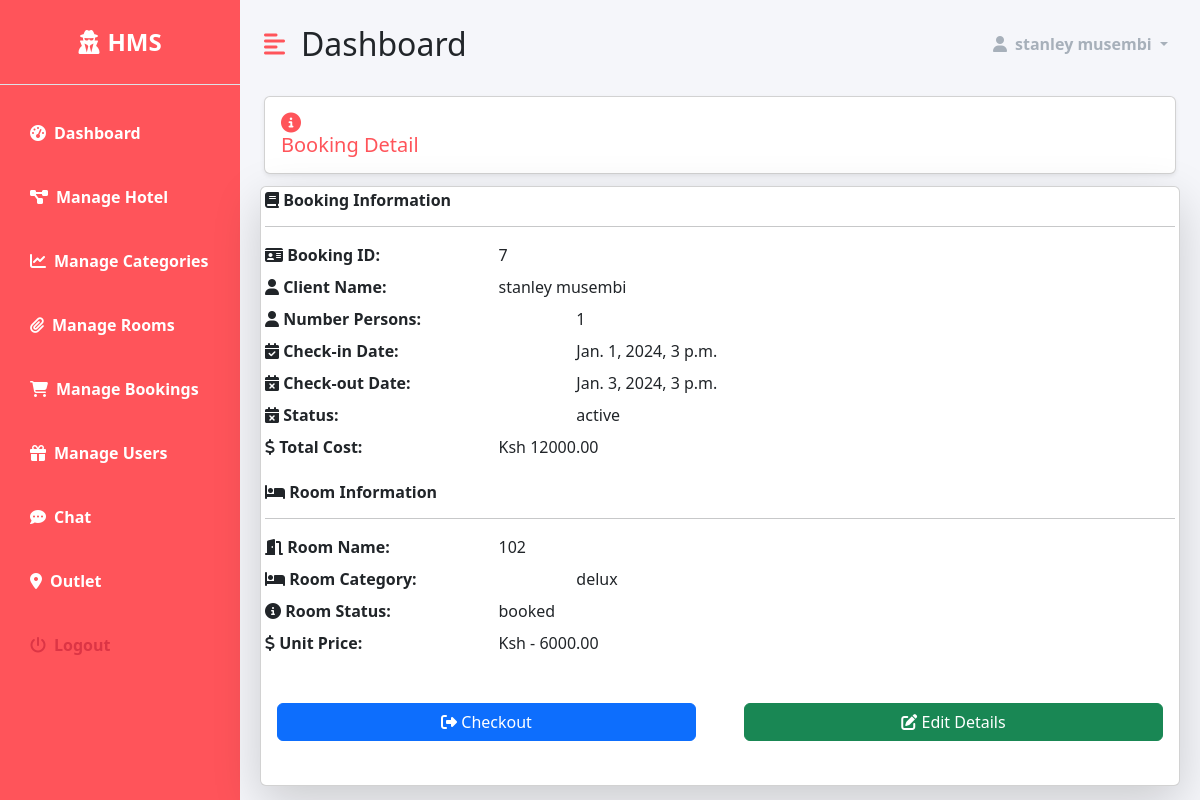
/dashboard/booking/7 (signed in), run on an earlier commit of the app's database.
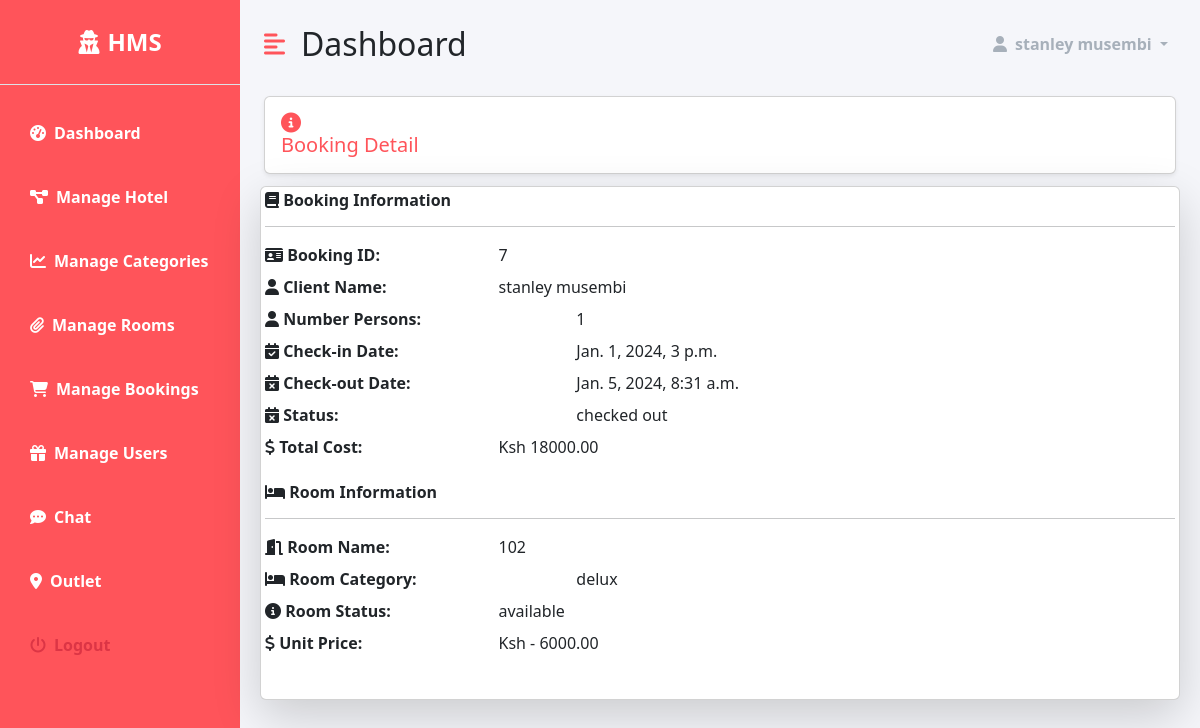
And on a later commit of the database.
### hotel/models.py (models this page shows, shortened)
class Booking(models.Model):
    room = models.ForeignKey('Room' , on_delete=models.CASCADE)
    user = models.ForeignKey('accounts.CustomUser' , on_delete=models.CASCADE)
    persons = models.IntegerField()
    check_in = models.DateTimeField()
    check_out = models.DateTimeField()
    STATUS_CHOICES = (
        ('active' , 'active') ,
        ('cancelled' , 'cancelled') ,
        ('checked out' , 'checked out')
    )
    status = models.CharField(max_length=255 , choices=STATUS_CHOICES , default='active')
    added_on = models.DateTimeField(auto_now_add=True)
    updated_on = models.DateTimeField(auto_now=True)
    @property
    def total_cost(self):
        num_of_days = (self.check_out - self.check_in).days
        return self.room.category.cost * num_of_days * self.persons

class Room(models.Model):
    name  = models.CharField(max_length=255 , unique=True)
    category = models.ForeignKey('RoomCategory' , on_delete=models.CASCADE)
    STATUS_CHOICES = (
        ('available' , 'available' ) ,
        ('booked' , 'booked'),
        ('not available' , 'not available')
    )
    status = models.CharField(max_length=255 , choices=STATUS_CHOICES)
    added_on = models.DateTimeField(auto_now_add=True)
    updated_on = models.DateTimeField(auto_now=True)

class RoomCategory(models.Model):
    name = models.CharField(max_length=255)
    description = models.TextField()
    capacity = models.IntegerField()
    beds = models.IntegerField()
    rooms = models.IntegerField()
    cost = models.DecimalField(max_digits=10, decimal_places=2)
    added_on = models.DateTimeField(auto_now_add=True)
    image = models.ImageField(upload_to="room_category_images")

### accounts/models.py (models this page shows, shortened)
class CustomUser(AbstractUser):
    email = models.EmailField(unique=True)
    gender = models.CharField(max_length=1,  blank=True, null=True)
    address = models.CharField(max_length=255, blank=True, null=True)
    image = models.ImageField(upload_to="user_images", blank=True, null=True)
    username = None
    objects = CustomUserManager()
    USERNAME_FIELD = 'email'
    REQUIRED_FIELDS = []

### dashboard/views.py (the view)
# urls.py: path('booking/<int:booking_id>' , views.booking_detail , name='booking-detail'),
@login_required(login_url='accounts:login')
@staff_member_required(login_url='accounts:login')
def booking_detail(request, booking_id):
    booking = get_object_or_404(Booking, pk=booking_id)
    context = {
        'booking': booking,
    }
    return render(request, 'dashboard/hotel/booking_detail.html', context)

### templates/dashboard/hotel/booking_detail.html (shortened to what this page needs)
{% extends 'dashboard/base.html' %}
{% load static %}
{% block content %}
    <div class="row">
        <div class="col-md-12">
            <h5 class="m-2 primary-text card shadow-sm p-3">
                <i class="fas fa-info-circle"></i> Booking Detail
            </h5>
        </div>
    </div>
    <div class="card shadow-lg m-1">
        <div class="col-md-12 p-1">
            <div class="mb-3">
                <h6 class="fw-bold">
                    <i class="fas fa-book"></i> Booking Information
                </h6>
                <hr>
                <dl class="row">
                    <dt class="col-sm-3"><i class="fas fa-id-card"></i> Booking ID:</dt>
                    <dd class="col-sm-9">{{ booking.id }}</dd>
                    <dt class="col-sm-3"><i class="fas fa-user"></i> Client Name:</dt>
                    <dd class="col-sm-9">{{ booking.user.get_full_name }}</dd>
                    <dt class="col-sm-4"><i class="fas fa-user"></i> Number Persons:</dt>
                    <dd class="col-sm-8">{{ booking.persons }}</dd>
                    <dt class="col-sm-4"><i class="fas fa-calendar-check"></i> Check-in Date:</dt>
                    <dd class="col-sm-8">{{ booking.check_in }}</dd>
                    <dt class="col-sm-4"><i class="fas fa-calendar-times"></i> Check-out Date:</dt>
                    <dd class="col-sm-8">{{ booking.check_out }}</dd>
                    <dt class="col-sm-4"><i class="fas fa-calendar-times"></i> Status:</dt>
                    <dd class="col-sm-8">{{ booking.status }}</dd>
                    <dt class="col-sm-3"><i class="fas fa-dollar-sign"></i> Total Cost:</dt>
                    <dd class="col-sm-9">Ksh {{ booking.total_cost }}</dd>
                </dl>
            </div>
            <div class="mb-3">
                <h6 class="fw-bold">
                    <i class="fas fa-bed"></i> Room Information
                </h6>
                <hr>
                <dl class="row">
                    <dt class="col-sm-3"><i class="fas fa-door-open"></i> Room Name:</dt>
                    <dd class="col-sm-9">{{ booking.room.name }}</dd>
                    <dt class="col-sm-4"><i class="fas fa-bed"></i> Room Category:</dt>
                    <dd class="col-sm-8">{{ booking.room.category.name }}</dd>
                    <dt class="col-sm-3"><i class="fas fa-info-circle"></i> Room Status:</dt>
                    <dd class="col-sm-9">{{ booking.room.get_status_display }}</dd>
                    <dt class="col-sm-3"><i class="fas fa-dollar-sign"></i> Unit Price:</dt>
                    <dd class="col-sm-9">Ksh - {{ booking.room.category.cost  }}</dd>
                </dl>
            </div>
            <div class="mb-3">
                <div class="row">
                {% if booking.status == "active" %}
                <button type="button" class="btn btn-primary col m-4" data-bs-toggle="modal" data-bs-target="#checkoutModal">
                    <i class="fas fa-sign-out-alt"></i> Checkout
                </button>
                <button type="button" class="btn btn-success col m-4" data-bs-toggle="modal" data-bs-target="#editModal">
                    <i class="fas fa-edit"></i> Edit Details
                </button>
                {% endif %}
            </div>
            </div>
        </div>
    </div>
{% endblock %}

What changed in the data, as far as the page shows it:
changed Booking "stanley musembi": check_out "Jan. 3, 2024, 3 p.m." → "Jan. 5, 2024, 8:31 a.m."; status "active" → "checked out"; total_cost "12000.00" → "18000.00"; room.status "booked" → "available"
Also different on the page:
text no longer shown: "Checkout Edit Details"
